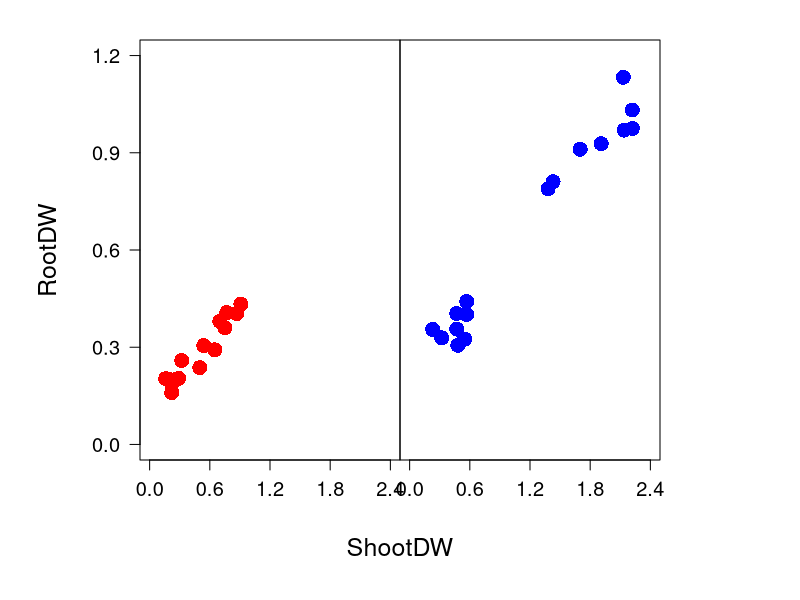

Generate this figure with R:
d1<-read.table("Test1.txt", header=T)
sd5<-subset(d1,d1$Stage=="5week")  
sd8<-subset(d1,d1$Stage=="8week")  

pdf("Fig1.pdf", width=10, height=5)
par(oma = c(2, 2, 2, 2)) # 下・左・上・右

par(mfrow=c(1,2)) # c(行, 列)  
par(mar = c(5, 5, 0, 0))  # 下・左・上・右
plot(sd5$SDW,sd5$RDW, 
        xlim = c(0,2.4),  # x軸の境界
        ylim = c(0,1.2), # y軸の境界
        xlab = "", # x軸ラベル
        ylab = "", # y軸ラベル
        col = "red",
        pch=16,
        cex=2,
        axes=FALSE
    )
axis(1, at=c(0,0.6,1.2,1.8,2.4), cex.axis=1.2, las=1, labels = T) # X軸ラベル
axis(2, at=c(0,0.3,0.6,0.9,1.2), cex.axis=1.2, las=1, labels = T) # y軸ラベル
# mtext(1, text="ShootDW", adj=0.5, cex = 1.5, line = 2.5)
mtext(2, text="RootDW", adj=0.5, cex = 1.5, line = 4)
box("plot",lty=1,lwd=1) # 枠をつける

par(mar = c(5, 0, 0, 5))  # 下・左・上・右
plot(sd8$SDW,sd8$RDW, 
        xlim = c(0,2.4),  # x軸の境界
        ylim = c(0,1.2), # y軸の境界
        xlab = "", # x軸ラベル
        ylab = "", # y軸ラベル
        col = "blue",
        pch=16,
        cex=2,
        axes=FALSE
    )
axis(1, at=c(0,0.6,1.2,1.8,2.4), cex.axis=1.2, las=1, labels = T) # X軸ラベル
# axis(2, at=c(0,0.3,0.6,0.9,1.2), cex.axis=1.2, las=1, labels = T) # y軸ラベル
# mtext(1, text="ShootDW", adj=0.5, cex = 1.5, line = 2.5)
# mtext(2, text="RootDW", adj=0.5, cex = 1.5, line = 2.5)
box("plot",lty=1,lwd=1) # 枠をつける
mtext("ShootDW",adj=0.5,side = 1, cex = 1.5, line = -1, outer=TRUE)
dev.off()
